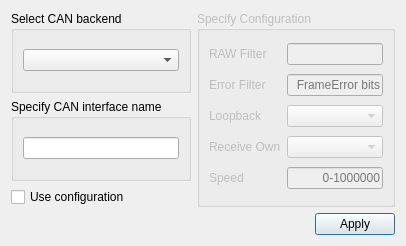
<?xml version="1.0" encoding="UTF-8"?>
<ui version="4.0">
 <class>SettingsDialog</class>
 <widget class="QDialog" name="SettingsDialog">
  <property name="geometry">
   <rect>
    <x>0</x>
    <y>0</y>
    <width>406</width>
    <height>246</height>
   </rect>
  </property>
  <property name="windowTitle">
   <string>Settings</string>
  </property>
  <layout class="QGridLayout" name="gridLayout_4">
   <item row="0" column="0">
    <widget class="QGroupBox" name="selectBackendBox">
     <property name="title">
      <string>Select CAN backend</string>
     </property>
     <layout class="QGridLayout" name="gridLayout">
      <item row="0" column="0">
       <widget class="QComboBox" name="backendListBox"/>
      </item>
     </layout>
    </widget>
   </item>
   <item row="0" column="1" rowspan="3">
    <widget class="QGroupBox" name="configurationBox">
     <property name="enabled">
      <bool>false</bool>
     </property>
     <property name="title">
      <string>Specify Configuration</string>
     </property>
     <layout class="QGridLayout" name="gridLayout_2">
      <item row="0" column="1">
       <widget class="QLineEdit" name="rawFilterEdit">
        <property name="alignment">
         <set>Qt::AlignRight|Qt::AlignTrailing|Qt::AlignVCenter</set>
        </property>
       </widget>
      </item>
      <item row="5" column="0">
       <widget class="QLabel" name="speedLabel">
        <property name="enabled">
         <bool>false</bool>
        </property>
        <property name="text">
         <string>Speed</string>
        </property>
       </widget>
      </item>
      <item row="0" column="0">
       <widget class="QLabel" name="rawFilterLabel">
        <property name="text">
         <string>RAW Filter</string>
        </property>
       </widget>
      </item>
      <item row="2" column="0">
       <widget class="QLabel" name="loopbackLabel">
        <property name="text">
         <string>Loopback</string>
        </property>
       </widget>
      </item>
      <item row="1" column="1">
       <widget class="QLineEdit" name="errorFilterEdit">
        <property name="alignment">
         <set>Qt::AlignRight|Qt::AlignTrailing|Qt::AlignVCenter</set>
        </property>
        <property name="placeholderText">
         <string>FrameError bits</string>
        </property>
       </widget>
      </item>
      <item row="4" column="0">
       <widget class="QLabel" name="receiveOwnLabel">
        <property name="text">
         <string>Receive Own</string>
        </property>
       </widget>
      </item>
      <item row="1" column="0">
       <widget class="QLabel" name="errorFilterLabel">
        <property name="text">
         <string>Error Filter</string>
        </property>
       </widget>
      </item>
      <item row="5" column="1">
       <widget class="QLineEdit" name="speedEdit">
        <property name="alignment">
         <set>Qt::AlignRight|Qt::AlignTrailing|Qt::AlignVCenter</set>
        </property>
        <property name="placeholderText">
         <string>0-1000000</string>
        </property>
       </widget>
      </item>
      <item row="4" column="1">
       <widget class="QComboBox" name="receiveOwnBox"/>
      </item>
      <item row="2" column="1">
       <widget class="QComboBox" name="loopbackBox"/>
      </item>
     </layout>
    </widget>
   </item>
   <item row="1" column="0">
    <widget class="QGroupBox" name="specifyInterfaceNameBox">
     <property name="title">
      <string>Specify CAN interface name</string>
     </property>
     <layout class="QGridLayout" name="gridLayout_3">
      <item row="0" column="0">
       <widget class="QLineEdit" name="interfaceNameEdit"/>
      </item>
     </layout>
    </widget>
   </item>
   <item row="2" column="0">
    <widget class="QCheckBox" name="useConfigurationBox">
     <property name="text">
      <string>Use configuration</string>
     </property>
    </widget>
   </item>
   <item row="3" column="0" colspan="2">
    <layout class="QHBoxLayout" name="horizontalLayout">
     <item>
      <spacer name="horizontalSpacer">
       <property name="orientation">
        <enum>Qt::Horizontal</enum>
       </property>
       <property name="sizeHint" stdset="0">
        <size>
         <width>96</width>
         <height>20</height>
        </size>
       </property>
      </spacer>
     </item>
     <item>
      <widget class="QPushButton" name="applyButton">
       <property name="text">
        <string>Apply</string>
       </property>
      </widget>
     </item>
    </layout>
   </item>
  </layout>
 </widget>
 <resources/>
 <connections/>
</ui>
